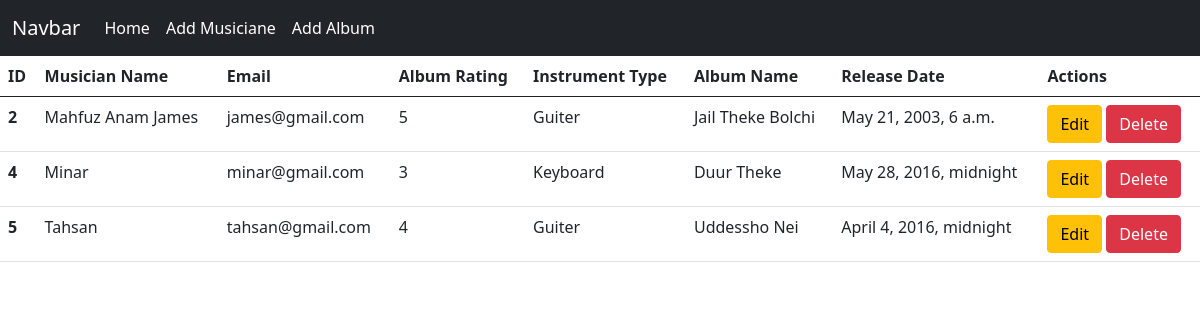
The page / on the database its author committed.
### album/models.py (models this page shows, shortened)
class Album(models.Model):
    Album_Name = models.CharField(max_length=20)
    Album_Release_Date = models.DateTimeField()
    choicesValue = [(1, "1"), (2, "2"), (3, "3"), (4, "4"), (5, "5")]
    Rating = models.PositiveSmallIntegerField(choices=choicesValue)
    musician = models.ForeignKey(Musician, on_delete=models.CASCADE)

### musician/models.py (models this page shows, shortened)
class Musician(models.Model):
    First_Name = models.CharField(max_length=25)
    Last_Name = models.CharField(max_length=25)
    Email = models.EmailField()
    Phone_Number = models.CharField(max_length=11)
    Instrument_Type = models.CharField(max_length=20)

### Music_Album/views.py (the view)
# urls.py: 2. Add a URL to urlpatterns:  path('', views.home, name='home')
def home(request):
    data = Album.objects.all()
    return render(request, "home.html", {"data": data})

### templates/home.html
{% extends "base.html" %} {%block content%}
<table class="table">
  <thead>
    <tr>
      <th scope="col">ID</th>
      <th scope="col">Musician Name</th>
      <th scope="col">Email</th>
      <th scope="col">Album Rating</th>
      <th scope="col">Instrument Type</th>
      <th scope="col">Album Name</th>
      <th scope="col">Release Date</th>
      <th scope="col">Actions</th>
    </tr>
  </thead>
  <tbody>
    {%for info in data%}
    <tr>
      <th scope="row">{{info.id}}</th>
      <td>{{info.musician.First_Name}}</td>
      <td>{{info.musician.Email}}</td>
      <td>{{info.Rating}}</td>
      <td>{{info.musician.Instrument_Type}}</td>
      <td>{{info.Album_Name}}</td>
      <td>{{info.Album_Release_Date}}</td>
      <td>
        <a class="btn btn-warning" href={% url "edit" info.id %}>Edit</a>
        <a class="btn btn-danger" href={% url "delete" info.id %}>Delete</a>
      </td>
    </tr>
    {%endfor%}
  </tbody>
</table>
{%endblock%}

### templates/base.html (shortened to what this page needs)
<!DOCTYPE html>
<html lang="en">
  <head>
    <link
      href="https://cdn.jsdelivr.net/npm/bootstrap@5.0.2/dist/css/bootstrap.min.css"
      rel="stylesheet"
    />
  </head>
  <body>
    <nav class="navbar navbar-expand-lg navbar-dark bg-dark">
      <div class="container-fluid">
        <a class="navbar-brand" href="#">Navbar</a>
        <div class="collapse navbar-collapse" id="navbarSupportedContent">
          <ul class="navbar-nav me-auto mb-2 mb-lg-0">
            <li class="nav-item">
              <a class="nav-link active" aria-current="page" href="{%url "homepage" %}">Home</a>
            </li>
            <li class="nav-item">
              <a class="nav-link active" aria-current="page" href="{%url "add_musician"%}">Add Musiciane</a>
            </li>
            <li class="nav-item">
              <a class="nav-link active" aria-current="page" href="{%url "add_album"%}">Add Album</a>
            </li>
        </div>
      </div>
    </nav>
    {%block content%} {%endblock%}
  </body>
</html>

### rows shown on the page
Album: id "2", musician.First_Name "Mahfuz Anam James", musician.Email "james@gmail.com", Rating "5", musician.Instrument_Type "Guiter", Album_Name "Jail Theke Bolchi", Album_Release_Date "May 21, 2003, 6 a.m."
Album: id "4", musician.First_Name "Minar", musician.Email "minar@gmail.com", Rating "3", musician.Instrument_Type "Keyboard", Album_Name "Duur Theke", Album_Release_Date "May 28, 2016, midnight"
Album: id "5", musician.First_Name "Tahsan", musician.Email "tahsan@gmail.com", Rating "4", musician.Instrument_Type "Guiter", Album_Name "Uddessho Nei", Album_Release_Date "April 4, 2016, midnight"
